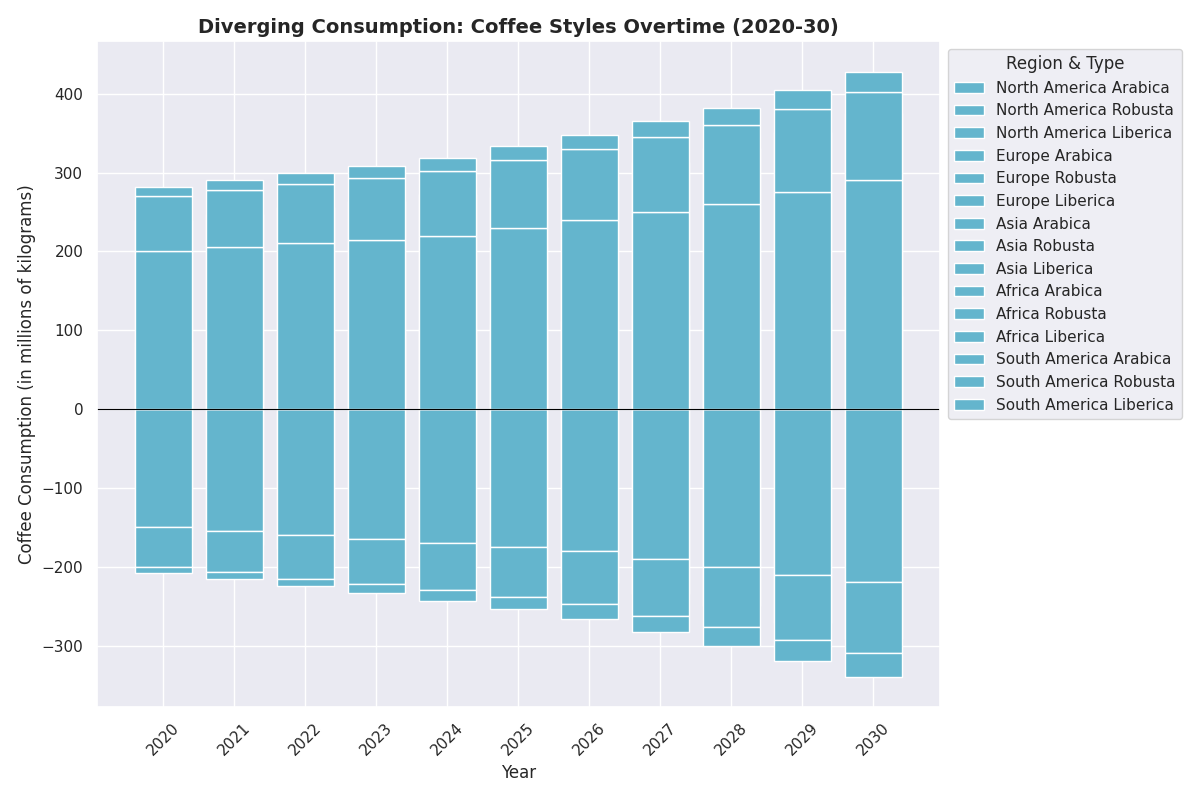

Reproduce this figure in Python.
import matplotlib.pyplot as plt
import numpy as np

years = np.arange(2020, 2031)

regions_data = {
    'North America': (np.array([120, 125, 130, 140, 145, 150, 160, 170, 180, 195, 210]), 
                      np.array([40, 42, 43, 45, 47, 50, 53, 56, 60, 65, 70]), 
                      np.array([5, 5, 5, 6, 6, 7, 8, 9, 10, 11, 12])),
    'Europe': (np.array([150, 155, 160, 165, 170, 175, 180, 190, 200, 210, 220]), 
               np.array([50, 52, 55, 57, 60, 63, 67, 72, 77, 83, 90]), 
               np.array([8, 9, 10, 12, 14, 16, 19, 21, 24, 27, 30])),
    'Asia': (np.array([130, 132, 134, 136, 138, 140, 145, 150, 155, 162, 170]), 
             np.array([100, 105, 110, 115, 120, 125, 130, 140, 150, 160, 170]), 
             np.array([10, 11, 12, 13, 15, 17, 20, 23, 26, 30, 35])),
    'Africa': (np.array([50, 52, 54, 56, 58, 60, 62, 65, 68, 72, 76]), 
               np.array([30, 32, 34, 36, 38, 40, 42, 45, 48, 52, 55]), 
               np.array([5, 5, 6, 6, 7, 8, 8, 9, 10, 11, 12])),
    'South America': (np.array([200, 205, 210, 215, 220, 230, 240, 250, 260, 275, 290]), 
                      np.array([70, 73, 75, 78, 82, 86, 90, 95, 100, 106, 112]), 
                      np.array([12, 13, 14, 15, 16, 17, 18, 20, 22, 24, 26])),
}

left_regions = ['North America', 'Europe']
right_regions = ['Asia', 'Africa', 'South America']

fig, ax = plt.subplots(figsize=(12, 8))

# Use a consistent color for all bars
consistent_color = 'c'

for region in left_regions:
    arabica, robusta, liberica = regions_data[region]
    ax.bar(years, -arabica, label=f'{region} Arabica', color=consistent_color, width=0.8)
    ax.bar(years, -robusta, bottom=-arabica, label=f'{region} Robusta', color=consistent_color, width=0.8)
    ax.bar(years, -liberica, bottom=-arabica-robusta, label=f'{region} Liberica', color=consistent_color, width=0.8)

for region in right_regions:
    arabica, robusta, liberica = regions_data[region]
    ax.bar(years, arabica, label=f'{region} Arabica', color=consistent_color, width=0.8)
    ax.bar(years, robusta, bottom=arabica, label=f'{region} Robusta', color=consistent_color, width=0.8)
    ax.bar(years, liberica, bottom=arabica+robusta, label=f'{region} Liberica', color=consistent_color, width=0.8)

ax.set_title("Diverging Consumption: Coffee Styles Overtime (2020-30)", fontsize=14, fontweight='bold')
ax.set_xlabel("Year", fontsize=12)
ax.set_ylabel("Coffee Consumption (in millions of kilograms)", fontsize=12)
ax.axhline(0, color='black', linewidth=0.8)
ax.legend(loc='upper left', bbox_to_anchor=(1, 1), title='Region & Type')
plt.xticks(years, rotation=45)
plt.tight_layout()
plt.show()
